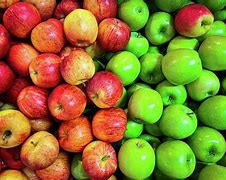
#> input picture segmentacionColor/manzanas.jpg, 226 x 180 px, found by its file name
$ python segmentacionColor.py
#> lines starting #> are read from the running program, lines starting #| are printed output that depends on the picture; after the words box and inside, x2 and y2 are one past the last pixel; in counts of white or black regions, pixels touching at a corner belong together
import cv2 as cv
import numpy as np

img = cv.imread("C:\\Users\\paco1\\OneDrive\\Escritorio\\IA\\segmentacionColor\\manzanas.jpg")
#> img is the input picture: shape (180, 226, 3); mean B, G, R 44.6, 119.2, 139.4
hsv = cv.cvtColor(img, cv.COLOR_BGR2HSV)
#> hsv: shape (180, 226, 3); mean H, S, V 43.6, 197.6, 171.3

ub = np.array([0, 40, 40])
ua = np.array([10, 255, 255]) #Entre más alto el valor más puro el color

ub1 = np.array([170, 40, 40])
ua1 = np.array([180, 255, 255])

# Hacemos una máscara con los valores de umbral bajo y alto
mask1 = cv.inRange(hsv, ub, ua)
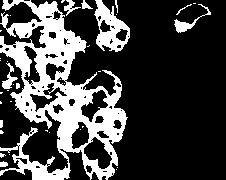
#> mask1: shape (180, 226); 26.1% white; 37 white regions (26 under 20 px), largest, box (x1, y1, x2, y2) and area: (0, 0, 128, 180) 8979, (94, 0, 130, 52) 919, (174, 4, 211, 33) 214
mask2 = cv.inRange(hsv, ub1, ua1)
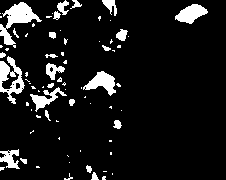
#> mask2: shape (180, 226); 9.4% white; 75 white regions (50 under 20 px), largest, box (x1, y1, x2, y2) and area: (0, 2, 42, 48) 671, (0, 56, 25, 104) 540, (83, 71, 116, 96) 405

mask = mask1 + mask2
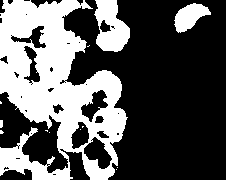
#> mask: shape (180, 226); 35.5% white; 13 white regions (9 under 20 px), largest, box (x1, y1, x2, y2) and area: (0, 0, 128, 180) 12535, (94, 0, 130, 52) 1225, (174, 3, 211, 33) 627, (0, 120, 3, 128) 23
res = cv.bitwise_and(img, img, mask=mask)
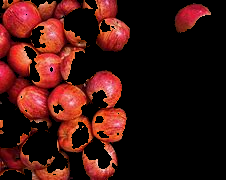
#> res: shape (180, 226, 3); mean B, G, R 16.2, 20.3, 62.6

cv.imshow('res', res)
cv.imshow('hsv', hsv)
cv.imshow('mask', mask)
cv.imshow('img', img)

cv.waitKey(0)
cv.destroyAllWindows()
